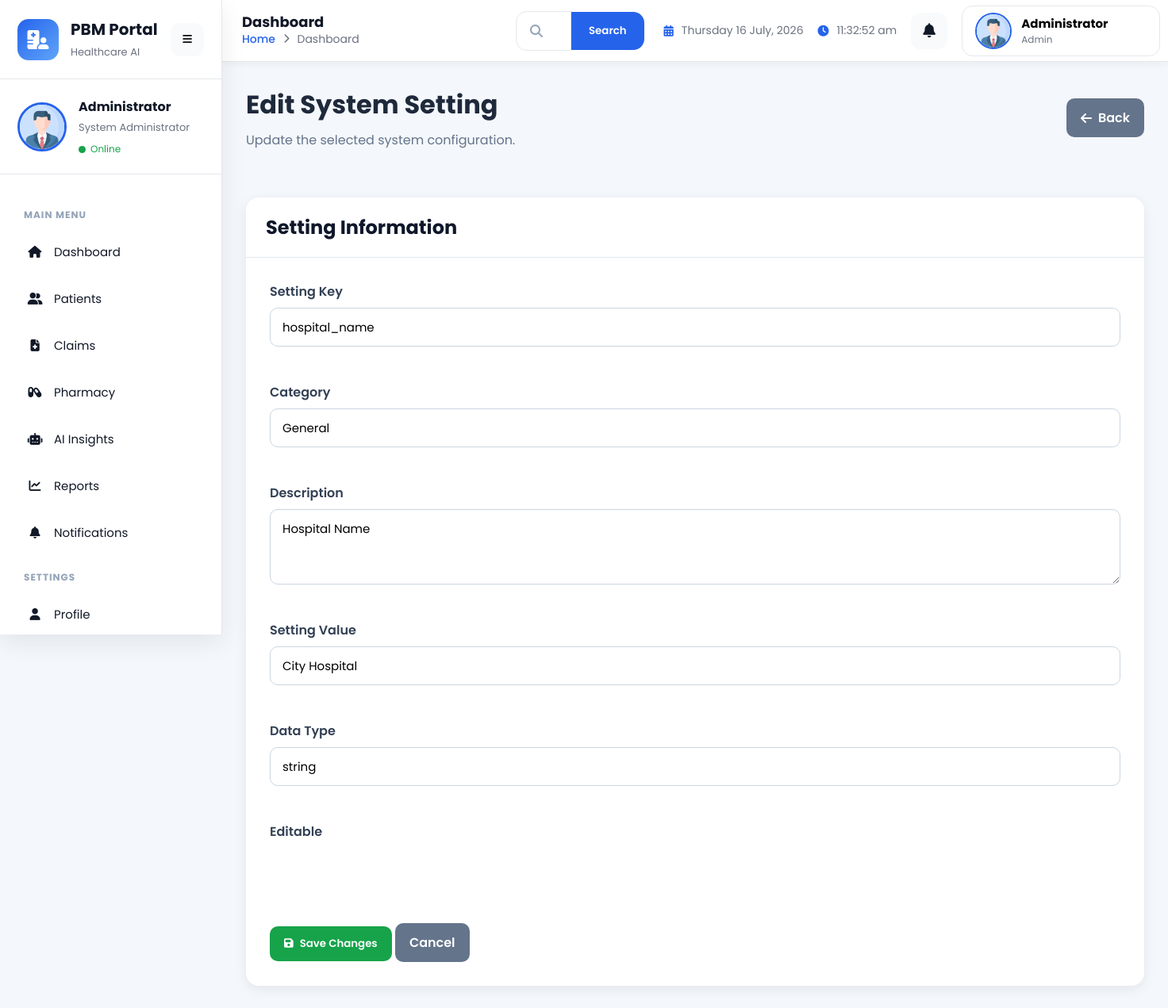
The page /settings/edit/2 on the database its author committed.
### app/models/setting.py (models this page shows, shortened)
class Setting(db.Model):
    __tablename__ = "settings"
    id = db.Column(
        db.Integer,
        primary_key=True
    )
    setting_key = db.Column(
        db.String(100),
        unique=True,
        nullable=False,
        index=True
    )
    setting_value = db.Column(
        db.Text,
        nullable=False
    )
    category = db.Column(
        db.String(50),
        nullable=False,
        default="General"
    )
    description = db.Column(
        db.Text
    )
    data_type = db.Column(
        db.String(20),
        nullable=False,
        default="string"
    )
    is_editable = db.Column(
        db.Boolean,
        default=True,
        nullable=False
    )
    created_at = db.Column(
        db.DateTime,
        default=datetime.utcnow,
        nullable=False
    )
    updated_at = db.Column(
        db.DateTime,
        default=datetime.utcnow,
        onupdate=datetime.utcnow,
        nullable=False
    )

### app/routes/settings.py (the view, shortened to what this page needs)
@settings_bp.route(
    "/edit/<int:id>",
    methods=["GET", "POST"]
)
def edit(id):
    setting = Setting.query.get_or_404(id)
    return render_template(
        "settings/edit.html",
        setting=setting
    )

### app/templates/settings/edit.html (shortened to what this page needs)
{% extends "dashboard_layout.html" %}
{% block extra_css %}
<link
rel="stylesheet"
href="{{ url_for('static', filename='css/settings.css') }}">
{% endblock %}
{% block content %}
<div class="page-header">
    <div>
        <h1>
            Edit System Setting
        </h1>
        <p>
            Update the selected system configuration.
        </p>
    </div>
    <div class="header-actions">
        <a
        href="{{ url_for('settings.index') }}"
        class="btn btn-secondary">
            <i class="fa-solid fa-arrow-left"></i>
            Back
        </a>
    </div>
</div>
<div class="table-card">
    <div class="table-header">
        <h2>
            Setting Information
        </h2>
    </div>
    <div style="padding:30px;">
        <form method="POST">
            <div class="form-group">
                <label>
                    Setting Key
                </label>
                <input
                    type="text"
                    class="form-control"
                    value="{{ setting.setting_key }}"
                    readonly
                >
            </div>
            <br>
            <div class="form-group">
                <label>
                    Category
                </label>
                <input
                    type="text"
                    class="form-control"
                    value="{{ setting.category }}"
                    readonly
                >
            </div>
            <br>
            <div class="form-group">
                <label>
                    Description
                </label>
                <textarea
                    class="form-control"
                    rows="3"
                    readonly>{{ setting.description }}</textarea>
            </div>
            <br>
            <div class="form-group">
                <label>
                    Setting Value
                </label>
                <input
                    type="text"
                    name="setting_value"
                    class="form-control"
                    value="{{ setting.setting_value }}"
                    required
                >
            </div>
            <br>
            <div class="form-group">
                <label>
                    Data Type
                </label>
                <input
                    type="text"
                    class="form-control"
                    value="{{ setting.data_type }}"
                    readonly
                >
            </div>
            <br>
            <div class="form-group">
                <label>
                    Editable
                </label>
                <br>
            </div>
            <br><br>
            <button
                type="submit"
                class="btn btn-success">
                <i class="fa-solid fa-floppy-disk"></i>
                Save Changes
            </button>
            <a
                href="{{ url_for('settings.index') }}"
                class="btn btn-secondary">
                Cancel
            </a>
        </form>
    </div>
</div>
{% endblock %}

### app/static/css/components.css (style rules this page uses)
:root { --primary:#2563eb; --primary-dark:#1d4ed8; --secondary:#64748b; --success:#16a34a; --warning:#f59e0b; --danger:#dc2626; --info:#0ea5e9; --background:#f4f7fb; --surface:#ffffff; --text:#111827; --text-light:#6b7280; --border:#e5e7eb; --shadow: 0 10px 30px rgba(0,0,0,.08); --transition:.30s ease; --radius:18px; --sidebar-width:280px; --header-height:78px; }
* { margin:0; padding:0; box-sizing:border-box; }
html { scroll-behavior:smooth; }
body { font-family:"Poppins",sans-serif; background:var(--background); color:var(--text); overflow-x:hidden; }
button { border:none; background:none; cursor:pointer; font-family:inherit; }
a { color:inherit; text-decoration:none; }
input, select, textarea { font-family:inherit; }
.btn { display:inline-flex; align-items:center; justify-content:center; gap:10px; padding:14px 24px; border-radius:12px; font-weight:600; transition:.3s; }
.btn-success { background:var(--success); color:#ffffff; }
.form-group { margin-bottom:20px; }
.form-control { width:100%; padding:14px 16px; border:1px solid var(--border); border-radius:12px; outline:none; transition:.3s; }

### app/static/css/dashboard.css (style rules this page uses)
.btn { transition:.30s; }

### app/static/css/settings.css (style rules this page uses)
.page-header { display:flex; justify-content:space-between; align-items:center; gap:20px; flex-wrap:wrap; margin-bottom:30px; }
.page-header h1 { font-size:32px; color:#1e293b; font-weight:700; }
.page-header p { margin-top:8px; color:#64748b; }
.header-actions { display:flex; gap:12px; flex-wrap:wrap; }
.btn { display:inline-flex; align-items:center; justify-content:center; gap:8px; padding:12px 18px; border:none; border-radius:10px; text-decoration:none; font-weight:600; cursor:pointer; transition:.3s; }
.btn-success { background:#16a34a; color:#ffffff; }
.table-card { background:#ffffff; border-radius:16px; overflow:hidden; box-shadow:0 4px 15px rgba(0,0,0,.08); margin-bottom:30px; }
.table-header { display:flex; justify-content:space-between; align-items:center; flex-wrap:wrap; gap:15px; padding:20px 25px; border-bottom:1px solid #e2e8f0; }
.table-header h2 { color:#0f172a; font-size:24px; font-weight:700; }
.table-card, .stat-card, .empty-state { animation:fadeIn .5s ease; transition:.3s; }
.form-group { display:flex; flex-direction:column; }
.form-group label { font-weight:600; margin-bottom:8px; color:#334155; }
.form-control { width:100%; padding:12px 15px; border:1px solid #cbd5e1; border-radius:10px; font-size:15px; transition:.3s; }
textarea.form-control { resize:vertical; }
.btn-secondary { background:#64748b; color:#ffffff; }

### rows shown on the page
Setting: setting_key "hospital_name", category "General", description "Hospital Name", setting_value "City Hospital", data_type "string"

### other values the page prints
{{ page_title|default("Dashboard") }} "Dashboard"
